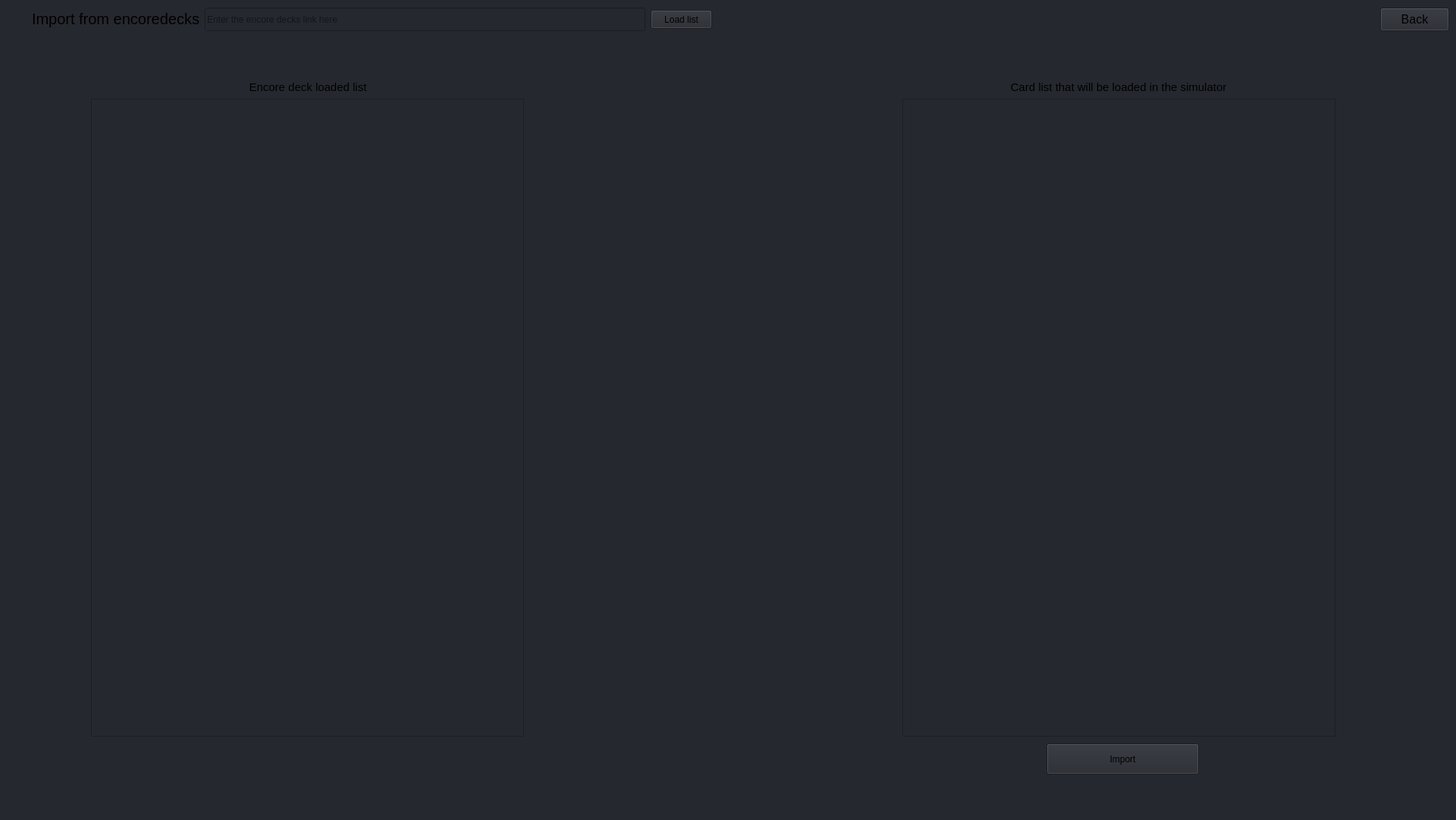
<?xml version="1.0" encoding="UTF-8"?>
<ui version="4.0">
 <class>importdeck</class>
 <widget class="QWidget" name="importdeck">
  <property name="geometry">
   <rect>
    <x>0</x>
    <y>0</y>
    <width>1920</width>
    <height>1081</height>
   </rect>
  </property>
  <property name="windowTitle">
   <string>Form</string>
  </property>
  <widget class="QWidget" name="ImportDeckWidget" native="true">
   <property name="enabled">
    <bool>true</bool>
   </property>
   <property name="geometry">
    <rect>
     <x>0</x>
     <y>0</y>
     <width>1921</width>
     <height>1081</height>
    </rect>
   </property>
   <property name="styleSheet">
    <string notr="true">background-color: rgb(38, 40, 47);</string>
   </property>
   <widget class="QLineEdit" name="EncoreDeckLinkField">
    <property name="geometry">
     <rect>
      <x>270</x>
      <y>10</y>
      <width>581</width>
      <height>31</height>
     </rect>
    </property>
    <property name="placeholderText">
     <string>Enter the encore decks link here</string>
    </property>
   </widget>
   <widget class="QLabel" name="label_3">
    <property name="geometry">
     <rect>
      <x>3</x>
      <y>10</y>
      <width>260</width>
      <height>30</height>
     </rect>
    </property>
    <property name="font">
     <font>
      <pointsize>15</pointsize>
     </font>
    </property>
    <property name="text">
     <string>Import from encoredecks</string>
    </property>
    <property name="alignment">
     <set>Qt::AlignmentFlag::AlignRight|Qt::AlignmentFlag::AlignTrailing|Qt::AlignmentFlag::AlignVCenter</set>
    </property>
   </widget>
   <widget class="QPushButton" name="ImportButton">
    <property name="geometry">
     <rect>
      <x>858</x>
      <y>13</y>
      <width>81</width>
      <height>25</height>
     </rect>
    </property>
    <property name="text">
     <string>Load list</string>
    </property>
   </widget>
   <widget class="QPushButton" name="closeImportPanelButton">
    <property name="geometry">
     <rect>
      <x>1820</x>
      <y>10</y>
      <width>91</width>
      <height>31</height>
     </rect>
    </property>
    <property name="font">
     <font>
      <pointsize>12</pointsize>
     </font>
    </property>
    <property name="text">
     <string>Back</string>
    </property>
   </widget>
   <widget class="QTextEdit" name="encoreDecksList">
    <property name="geometry">
     <rect>
      <x>120</x>
      <y>130</y>
      <width>571</width>
      <height>841</height>
     </rect>
    </property>
   </widget>
   <widget class="QLabel" name="label">
    <property name="geometry">
     <rect>
      <x>121</x>
      <y>100</y>
      <width>570</width>
      <height>30</height>
     </rect>
    </property>
    <property name="font">
     <font>
      <pointsize>11</pointsize>
     </font>
    </property>
    <property name="text">
     <string>Encore deck loaded list</string>
    </property>
    <property name="alignment">
     <set>Qt::AlignmentFlag::AlignCenter</set>
    </property>
   </widget>
   <widget class="QTextEdit" name="encoreDecksList_2">
    <property name="geometry">
     <rect>
      <x>1190</x>
      <y>130</y>
      <width>571</width>
      <height>841</height>
     </rect>
    </property>
   </widget>
   <widget class="QLabel" name="label_2">
    <property name="geometry">
     <rect>
      <x>1190</x>
      <y>100</y>
      <width>570</width>
      <height>30</height>
     </rect>
    </property>
    <property name="font">
     <font>
      <pointsize>11</pointsize>
     </font>
    </property>
    <property name="text">
     <string>Card list that will be loaded in the simulator</string>
    </property>
    <property name="alignment">
     <set>Qt::AlignmentFlag::AlignCenter</set>
    </property>
   </widget>
   <widget class="QPushButton" name="pushButton">
    <property name="geometry">
     <rect>
      <x>1380</x>
      <y>980</y>
      <width>201</width>
      <height>41</height>
     </rect>
    </property>
    <property name="text">
     <string>Import</string>
    </property>
   </widget>
  </widget>
 </widget>
 <resources/>
 <connections/>
</ui>
